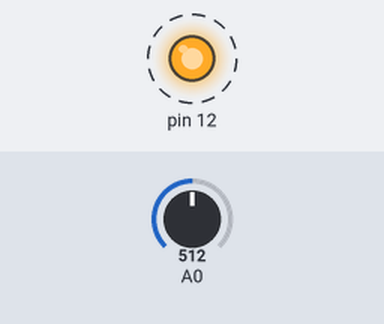
The sketch below on a simulated Arduino Uno, built with avr-gcc and run on an emulated ATmega328P. Shown: output pins drawn as LEDs (lit = HIGH). Dashed ring = blinking. The inputs (shaded band) are chosen by the test bench; at power-on: A0 = 512. What the sketch prints to the serial monitor is not drawn.

Above: at 0.2 s.
Timing chart, 0 to 3.0 s (numbered marks = the images above):
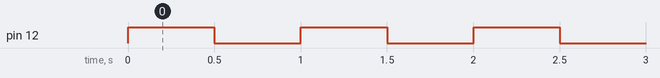

The sketch:

ldr_Vo.ino
```cpp
void setup() {
  Serial.begin(9600);
  pinMode(12, OUTPUT);
}

void loop() {
  digitalWrite(12, HIGH);
  delay(500);
  int readingOn = analogRead(A0);
  Serial.print("ON: ");
  Serial.println(readingOn);
  digitalWrite(12, LOW);
  delay(500);
  int readingOff = analogRead(A0);
  Serial.print("OFF: ");
  Serial.println(readingOff);
}
```

Measured:
- by itself, pin 12: alternates HIGH for 0.50 s and LOW for 0.50 s
